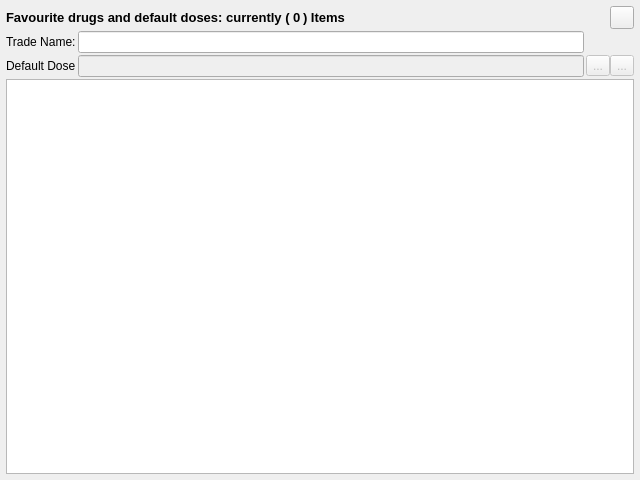
<?xml version="1.0" encoding="UTF-8"?>
<ui version="4.0">
 <class>favouriteDrugsEditor</class>
 <widget class="QDialog" name="favouriteDrugsEditor">
  <property name="geometry">
   <rect>
    <x>0</x>
    <y>0</y>
    <width>640</width>
    <height>480</height>
   </rect>
  </property>
  <property name="windowTitle">
   <string>Dialog</string>
  </property>
  <property name="modal">
   <bool>true</bool>
  </property>
  <layout class="QGridLayout" name="gridLayout">
   <property name="leftMargin">
    <number>6</number>
   </property>
   <property name="topMargin">
    <number>6</number>
   </property>
   <property name="rightMargin">
    <number>6</number>
   </property>
   <property name="bottomMargin">
    <number>6</number>
   </property>
   <property name="spacing">
    <number>2</number>
   </property>
   <item row="3" column="0" colspan="2">
    <layout class="QHBoxLayout" name="horizontalLayout_2">
     <item>
      <widget class="QLabel" name="label_2">
       <property name="text">
        <string>Default Dose</string>
       </property>
      </widget>
     </item>
     <item>
      <widget class="genericLineEdit" name="dose">
       <property name="enabled">
        <bool>false</bool>
       </property>
       <property name="readOnly">
        <bool>false</bool>
       </property>
       <property name="clearButtonEnabled">
        <bool>true</bool>
       </property>
      </widget>
     </item>
    </layout>
   </item>
   <item row="0" column="0" rowspan="2" colspan="3">
    <layout class="QHBoxLayout" name="horizontalLayout_3">
     <item>
      <widget class="QLabel" name="label_3">
       <property name="font">
        <font>
         <pointsize>10</pointsize>
        </font>
       </property>
       <property name="toolTip">
        <string>&lt;html&gt;&lt;head/&gt;&lt;body&gt;&lt;p&gt;Here you can add more drugs to your favourites and set its default dose.&lt;/p&gt;&lt;p align=&quot;justify&quot;&gt;Any drug you enter in patient list will be added here automatically with its dose.&lt;/p&gt;&lt;p align=&quot;justify&quot;&gt;You can toggle between all drugs mode and favourite mode by clicking Middle mouse click over drugs input line in either main window or visits window&lt;/p&gt;&lt;/body&gt;&lt;/html&gt;</string>
       </property>
       <property name="text">
        <string>&lt;html&gt;&lt;head/&gt;&lt;body&gt;&lt;p&gt;&lt;span style=&quot; font-weight:600;&quot;&gt;Favourite drugs and default doses: currently (&lt;/span&gt;&lt;/p&gt;&lt;/body&gt;&lt;/html&gt;</string>
       </property>
      </widget>
     </item>
     <item>
      <widget class="QLabel" name="rowsCount">
       <property name="text">
        <string>&lt;html&gt;&lt;head/&gt;&lt;body&gt;&lt;p&gt;&lt;span style=&quot; font-size:10pt; font-weight:600;&quot;&gt;0&lt;/span&gt;&lt;/p&gt;&lt;/body&gt;&lt;/html&gt;</string>
       </property>
      </widget>
     </item>
     <item>
      <widget class="QLabel" name="label_5">
       <property name="text">
        <string>&lt;html&gt;&lt;head/&gt;&lt;body&gt;&lt;p&gt;&lt;span style=&quot; font-size:10pt; font-weight:600;&quot;&gt;) Items&lt;/span&gt;&lt;/p&gt;&lt;/body&gt;&lt;/html&gt;</string>
       </property>
      </widget>
     </item>
     <item>
      <spacer name="horizontalSpacer_2">
       <property name="orientation">
        <enum>Qt::Horizontal</enum>
       </property>
       <property name="sizeHint" stdset="0">
        <size>
         <width>40</width>
         <height>20</height>
        </size>
       </property>
      </spacer>
     </item>
     <item>
      <widget class="QToolButton" name="closeButton">
       <property name="text">
        <string/>
       </property>
      </widget>
     </item>
    </layout>
   </item>
   <item row="3" column="2">
    <widget class="QWidget" name="widget" native="true">
     <property name="sizePolicy">
      <sizepolicy hsizetype="Fixed" vsizetype="Fixed">
       <horstretch>0</horstretch>
       <verstretch>0</verstretch>
      </sizepolicy>
     </property>
     <layout class="QHBoxLayout" name="horizontalLayout_4">
      <property name="spacing">
       <number>0</number>
      </property>
      <property name="leftMargin">
       <number>0</number>
      </property>
      <property name="topMargin">
       <number>0</number>
      </property>
      <property name="rightMargin">
       <number>0</number>
      </property>
      <property name="bottomMargin">
       <number>0</number>
      </property>
      <item>
       <widget class="QToolButton" name="ButtonNew">
        <property name="enabled">
         <bool>false</bool>
        </property>
        <property name="toolTip">
         <string>&lt;html&gt;&lt;head/&gt;&lt;body&gt;&lt;p&gt;Add Drug&lt;/p&gt;&lt;/body&gt;&lt;/html&gt;</string>
        </property>
        <property name="text">
         <string>...</string>
        </property>
        <property name="icon">
         <iconset resource="../res/resources.qrc">
          <normaloff>:/ionicons/add</normaloff>:/ionicons/add</iconset>
        </property>
       </widget>
      </item>
      <item>
       <widget class="QToolButton" name="ButtonDel">
        <property name="enabled">
         <bool>false</bool>
        </property>
        <property name="toolTip">
         <string>&lt;html&gt;&lt;head/&gt;&lt;body&gt;&lt;p&gt;Delete Row&lt;/p&gt;&lt;/body&gt;&lt;/html&gt;</string>
        </property>
        <property name="text">
         <string>...</string>
        </property>
        <property name="icon">
         <iconset resource="../res/resources.qrc">
          <normaloff>:/ionicons/rm</normaloff>:/ionicons/rm</iconset>
        </property>
       </widget>
      </item>
     </layout>
    </widget>
   </item>
   <item row="2" column="0" colspan="2">
    <layout class="QHBoxLayout" name="horizontalLayout">
     <item>
      <widget class="QLabel" name="label">
       <property name="text">
        <string>Trade Name:</string>
       </property>
      </widget>
     </item>
     <item>
      <widget class="genericLineEdit" name="tradeName">
       <property name="clearButtonEnabled">
        <bool>true</bool>
       </property>
      </widget>
     </item>
    </layout>
   </item>
   <item row="4" column="0" colspan="3">
    <widget class="QTableView" name="tableView">
     <property name="editTriggers">
      <set>QAbstractItemView::DoubleClicked</set>
     </property>
     <property name="alternatingRowColors">
      <bool>true</bool>
     </property>
     <property name="selectionMode">
      <enum>QAbstractItemView::SingleSelection</enum>
     </property>
     <property name="selectionBehavior">
      <enum>QAbstractItemView::SelectRows</enum>
     </property>
     <property name="gridStyle">
      <enum>Qt::DotLine</enum>
     </property>
     <property name="sortingEnabled">
      <bool>true</bool>
     </property>
     <property name="wordWrap">
      <bool>false</bool>
     </property>
     <property name="cornerButtonEnabled">
      <bool>true</bool>
     </property>
     <attribute name="horizontalHeaderShowSortIndicator" stdset="0">
      <bool>true</bool>
     </attribute>
     <attribute name="horizontalHeaderStretchLastSection">
      <bool>true</bool>
     </attribute>
     <attribute name="verticalHeaderVisible">
      <bool>false</bool>
     </attribute>
     <attribute name="verticalHeaderMinimumSectionSize">
      <number>20</number>
     </attribute>
     <attribute name="verticalHeaderDefaultSectionSize">
      <number>20</number>
     </attribute>
     <attribute name="verticalHeaderHighlightSections">
      <bool>false</bool>
     </attribute>
    </widget>
   </item>
  </layout>
 </widget>
 <customwidgets>
  <customwidget>
   <class>genericLineEdit</class>
   <extends>QLineEdit</extends>
   <header>genericlineedit.h</header>
  </customwidget>
 </customwidgets>
 <tabstops>
  <tabstop>tradeName</tabstop>
  <tabstop>dose</tabstop>
  <tabstop>ButtonNew</tabstop>
  <tabstop>ButtonDel</tabstop>
  <tabstop>tableView</tabstop>
 </tabstops>
 <resources>
  <include location="../res/resources.qrc"/>
 </resources>
 <connections/>
</ui>
